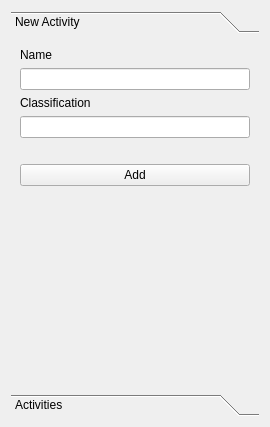
<?xml version="1.0" encoding="UTF-8"?>
<ui version="4.0">
 <class>ActivititesManager</class>
 <widget class="QWidget" name="ActivititesManager">
  <property name="geometry">
   <rect>
    <x>0</x>
    <y>0</y>
    <width>270</width>
    <height>427</height>
   </rect>
  </property>
  <property name="windowTitle">
   <string>Form</string>
  </property>
  <layout class="QVBoxLayout" name="verticalLayout">
   <item>
    <widget class="QToolBox" name="toolBox">
     <property name="currentIndex">
      <number>0</number>
     </property>
     <widget class="QWidget" name="page">
      <property name="geometry">
       <rect>
        <x>0</x>
        <y>0</y>
        <width>252</width>
        <height>353</height>
       </rect>
      </property>
      <attribute name="label">
       <string>New Activity</string>
      </attribute>
      <layout class="QVBoxLayout" name="verticalLayout_3">
       <property name="sizeConstraint">
        <enum>QLayout::SizeConstraint::SetDefaultConstraint</enum>
       </property>
       <item>
        <widget class="QLabel" name="nameLbl">
         <property name="text">
          <string>Name</string>
         </property>
        </widget>
       </item>
       <item>
        <widget class="QLineEdit" name="nameTxt"/>
       </item>
       <item>
        <widget class="QLabel" name="classifyLbl">
         <property name="text">
          <string>Classification</string>
         </property>
        </widget>
       </item>
       <item>
        <widget class="QLineEdit" name="classifyTxt"/>
       </item>
       <item>
        <widget class="QLabel" name="errorMsg">
         <property name="font">
          <font>
           <bold>true</bold>
          </font>
         </property>
         <property name="styleSheet">
          <string notr="true">color: rgb(255, 0, 0)</string>
         </property>
         <property name="text">
          <string/>
         </property>
        </widget>
       </item>
       <item>
        <widget class="QPushButton" name="addBtn">
         <property name="text">
          <string>Add</string>
         </property>
        </widget>
       </item>
       <item>
        <spacer name="verticalSpacer">
         <property name="orientation">
          <enum>Qt::Orientation::Vertical</enum>
         </property>
         <property name="sizeHint" stdset="0">
          <size>
           <width>20</width>
           <height>40</height>
          </size>
         </property>
        </spacer>
       </item>
      </layout>
     </widget>
     <widget class="QWidget" name="page_2">
      <property name="geometry">
       <rect>
        <x>0</x>
        <y>0</y>
        <width>252</width>
        <height>353</height>
       </rect>
      </property>
      <attribute name="label">
       <string>Activities</string>
      </attribute>
      <layout class="QVBoxLayout" name="verticalLayout_2">
       <item>
        <widget class="QToolBox" name="activityTBx">
         <property name="currentIndex">
          <number>0</number>
         </property>
         <widget class="QWidget" name="unClassifyPage">
          <property name="geometry">
           <rect>
            <x>0</x>
            <y>0</y>
            <width>234</width>
            <height>307</height>
           </rect>
          </property>
          <attribute name="label">
           <string>Unclassified</string>
          </attribute>
          <layout class="QVBoxLayout" name="unClassifyBox"/>
         </widget>
        </widget>
       </item>
      </layout>
     </widget>
    </widget>
   </item>
  </layout>
 </widget>
 <resources/>
 <connections/>
</ui>
